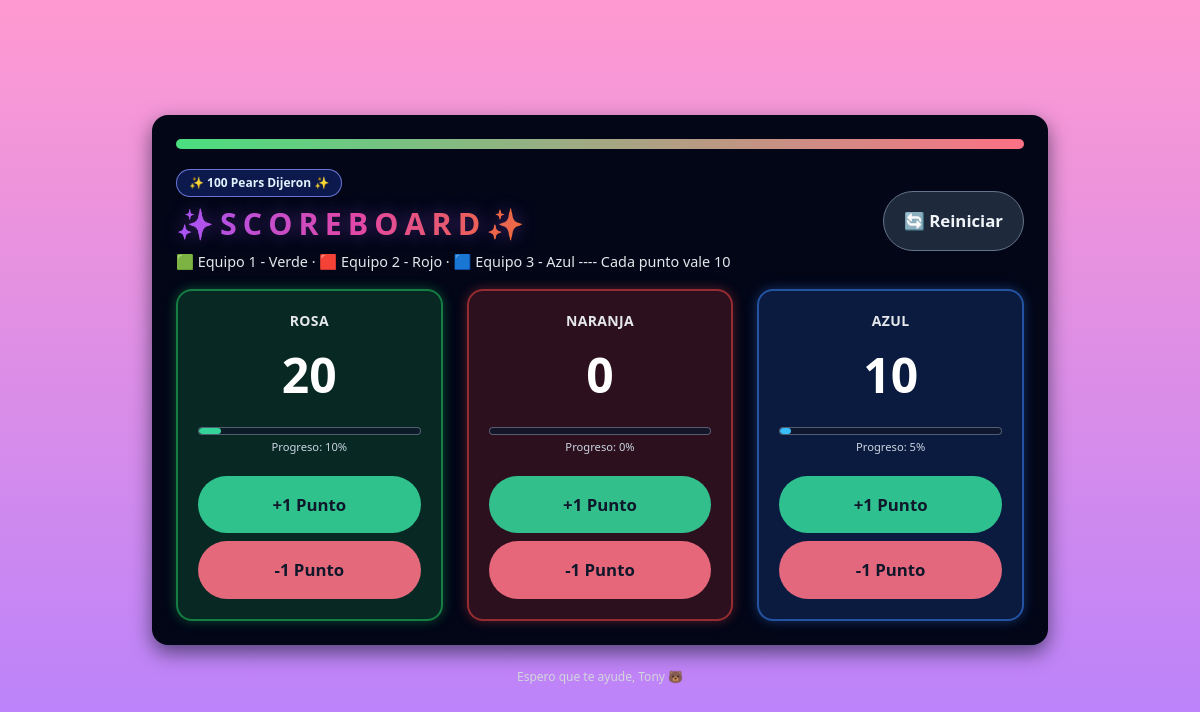
/, run on an earlier commit of the app's database.
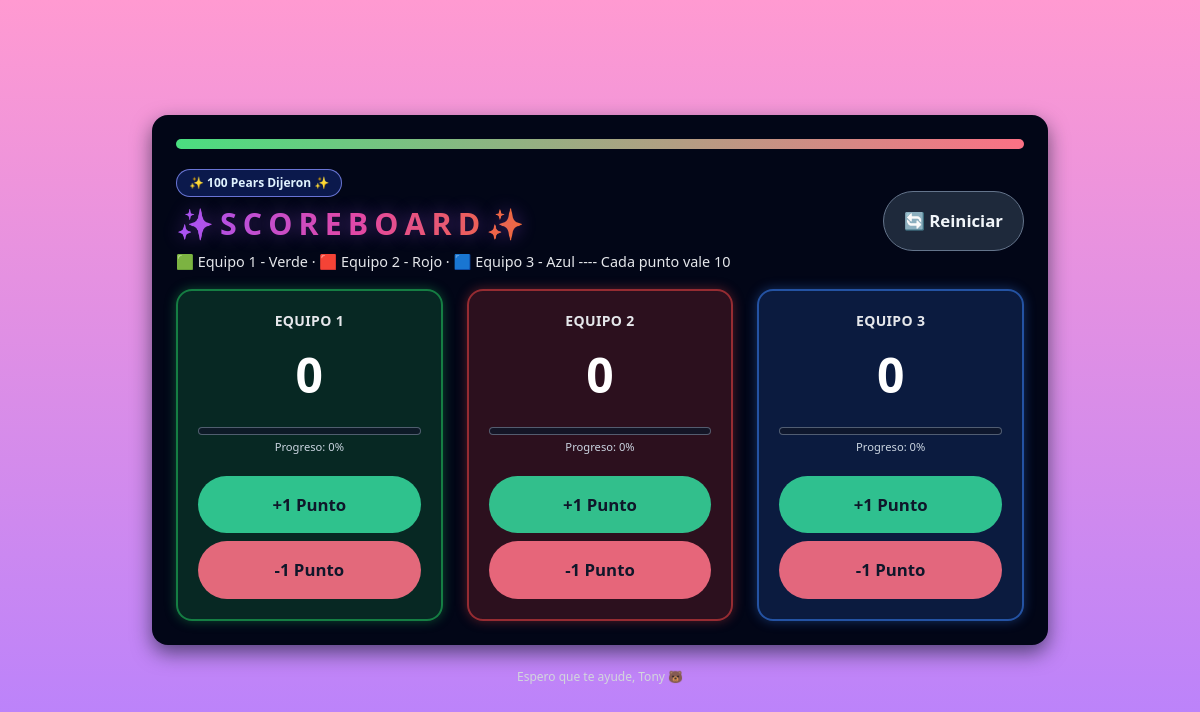
And on a later commit of the database.
### scoreboard/models.py (models this page shows, shortened)
class Team(models.Model):
    name = models.CharField(max_length=50)
    color = models.CharField(max_length=20, blank=True)
    points = models.IntegerField(default=0)
    MAX_POINTS = 200
    @property
    def progress(self) -> int:
        if self.MAX_POINTS <= 0:
            return 0
        pct = (self.points / self.MAX_POINTS) * 100
        pct = max(0, min(100, pct))
        return int(pct)

### scoreboard/views.py (the view)
# urls.py: path("", views.index, name="index"),
def index(request):
    teams = Team.objects.all().order_by("id")
    return render(request, "scoreboard/index.html", {"teams": teams})

### scoreboard/templates/scoreboard/index.html (shortened to what this page needs)
{% extends "scoreboard/base.html" %}
{% block content %}
    <div class="card p-6">
        <div class="board-strip mb-5"></div>
        <div class="flex items-center justify-between mb-4">
        <div class="space-y-1">
            <span class="title-pill">
            ✨ 100 Pears Dijeron ✨
            </span>
            <h1 class="title-main title-main-shadow mt-1">
            </h1>
            <p class="title-sub">
            🟩 Equipo 1 - Verde · 🟥 Equipo 2 - Rojo · 🟦 Equipo 3 - Azul ---- Cada punto vale 10
            </p>
        </div>
        <div>
            <form hx-post="{% url 'scoreboard:reset_scores' %}" hx-target="#scores" hx-swap="outerHTML">
            <button class="btn-giant bg-slate-800 hover:bg-slate-700 text-slate-100 border border-slate-500">
                🔄 Reiniciar
            </button>
            </form>
        </div>
        </div>
        {% include "scoreboard/_scores.html" %}
    </div>
    <div class="mt-6 text-center text-gray-300 text-xs">
        Espero que te ayude, Tony 🐻
    </div>
{% endblock %}

### scoreboard/templates/scoreboard/base.html (shortened to what this page needs)
<!doctype html>
<html lang="es">
<head>
  <script src="https://cdn.tailwindcss.com"></script>
</head>
<body class="min-h-screen flex items-center justify-center p-6">
  <div class="max-w-4xl w-full">
    {% block content %}{% endblock %}
  </div>
</body>
</html>

### scoreboard/templates/scoreboard/_scores.html (shortened to what this page needs)
<div id="scores" class="grid grid-cols-1 md:grid-cols-3 gap-6">
  {% for team in teams %}
    <div
      class="card p-5 text-center
      {% if forloop.counter == 1 %} team-card-green
      {% elif forloop.counter == 2 %} team-card-red
      {% else %} team-card-blue
      {% endif %}"
    >
      <div class="text-sm font-semibold uppercase tracking-wide mb-2 team-name">
        {{ team.name }}
      </div>
      <div class="score-num text-white" id="score-{{ team.id }}">
        {{ team.points }}
      </div>
      <div class="mt-4">
        <div class="progress-track">
          <div
            class="progress-fill
              {% if forloop.counter == 1 %} bg-emerald-400
              {% elif forloop.counter == 2 %} bg-rose-400
              {% else %} bg-sky-400
              {% endif %}"
            style="width: {{ team.progress }}%;"
          ></div>
        </div>
        <p class="mt-1 text-[0.7rem] text-slate-300">
          Progreso: {{ team.progress }}%
        </p>
      </div>
      <div class="mt-5 flex flex-col gap-2">
        <form
          hx-post="{% url 'scoreboard:add_points' team.id %}"
          hx-target="#scores"
          hx-swap="outerHTML"
        >
          <button
            type="submit"
            class="btn-giant bg-emerald-400/90 hover:bg-emerald-300 text-slate-900 w-full"
          >
            +1 Punto
          </button>
        </form>
        <form
          hx-post="{% url 'scoreboard:subtract_points' team.id %}"
          hx-target="#scores"
          hx-swap="outerHTML"
        >
          <button
            type="submit"
            class="btn-giant bg-rose-400/90 hover:bg-rose-300 text-slate-900 w-full"
          >
            -1 Punto
          </button>
        </form>
      </div>
    </div>
  {% endfor %}
</div>

### scoreboard/templates/scoreboard/base.html (style rules this page uses)
body { background: linear-gradient(180deg, #ff9ad1, #b480ff); background-attachment: fixed; font-family: ui-sans-serif, system-ui, -apple-system, "Segoe UI", Roboto, "Helvetica Neue", Arial; }
.card { border-radius: 16px; box-shadow: 0 8px 20px rgba(15,23,42,0.6); background: #020617; }
.score-num { font-weight: 800; font-size: 3rem; color: #ffffff !important; }
.btn-giant { padding: 1rem 1.25rem; border-radius: 9999px; font-weight: 700; font-size: 1.05rem; transition: 0.2s ease-in-out; }
.team-card-green { background: rgba(34, 197, 94, 0.18); backdrop-filter: blur(6px); border: 2px solid rgba(34, 197, 94, 0.55); box-shadow: 0 0 12px rgba(34, 197, 94, 0.35); }
.team-card-red { background: rgba(239, 68, 68, 0.18); backdrop-filter: blur(6px); border: 2px solid rgba(239, 68, 68, 0.55); box-shadow: 0 0 12px rgba(239, 68, 68, 0.35); }
.team-card-blue { background: rgba(59, 130, 246, 0.18); backdrop-filter: blur(6px); border: 2px solid rgba(59, 130, 246, 0.55); box-shadow: 0 0 12px rgba(59, 130, 246, 0.35); }
.board-strip { height: 10px; border-radius: 9999px; background: linear-gradient(90deg, #4ade80, #fb7185, #60a5fa, #facc15); background-size: 300% 100%; animation: stripMove 8s ease-in-out infinite; }
.title-main { font-size: 1.9rem; font-weight: 900; letter-spacing: -0.03em; background: linear-gradient(90deg, #a855f7, #ec4899, #f97316, #22c55e); -webkit-background-clip: text; color: transparent; }
.title-main-shadow { text-shadow: 0 0 18px rgba(168, 85, 247, 0.45); }
.title-sub { font-size: 0.9rem; color: #e5e7eb; }
.title-pill { display: inline-flex; align-items: center; gap: 0.4rem; padding: 0.25rem 0.75rem; border-radius: 999px; font-size: 0.75rem; font-weight: 600; background: rgba(30, 64, 175, 0.35); color: #e0f2fe; border: 1px solid rgba(129, 140, 248, 0.8); }
.progress-track { width: 100%; height: 0.55rem; border-radius: 9999px; background: rgba(15, 23, 42, 0.8); overflow: hidden; border: 1px solid rgba(148, 163, 184, 0.5); }
.team-name { color: #e5e7eb; }

What changed in the data, as far as the page shows it:
removed Team: name "ROSA", points "20", progress "10"
removed Team: name "NARANJA", points "0", progress "0"
removed Team: name "AZUL", points "10", progress "5"
added Team: name "EQUIPO 1", points "0", progress "0"
added Team: name "EQUIPO 2", points "0", progress "0"
added Team: name "EQUIPO 3", points "0", progress "0"
